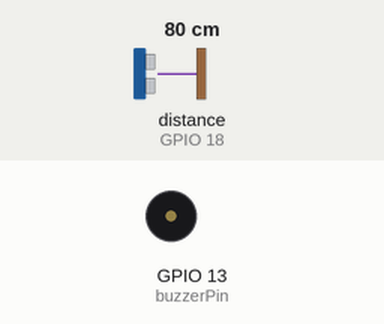
Recording of a sketch running on a simulated ESP32. Parts: buzzer (waves = sounding, pin HIGH). Wiring (inferred from the names in the program): ultrasonic range finder: trigger GPIO 5; echo GPIO 18. Inputs (shaded band) come from the test bench; at power-on: distance to the obstacle (sensor on GPIO 18) 80 cm. The echo pulse lasts 58.3 µs per cm; WiFi joins after 1.5 s; servers stay silent unless stated; pins used as bus, display or sensor lines are not drawn; what the sketch prints to the serial monitor is not drawn.

Above: at 2.7 s.
2.8 s: distance to the obstacle (sensor on GPIO 18) set to 34 cm
4.3 s: distance to the obstacle (sensor on GPIO 18) set to 27 cm
At 4.37 s:
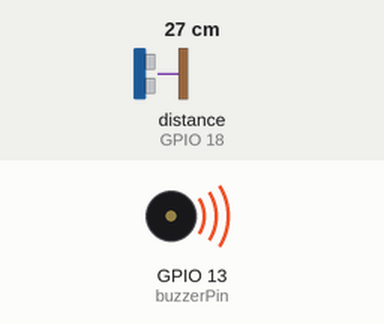
7.3 s: distance to the obstacle (sensor on GPIO 18) set to 35 cm
At 7.7 s:
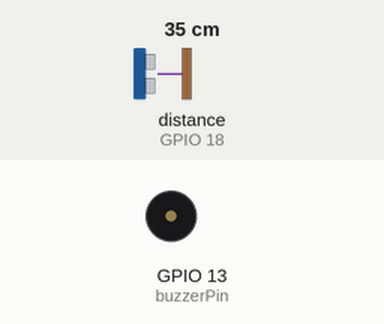
8.8 s: distance to the obstacle (sensor on GPIO 18) set to 2 cm
At 11.94 s:
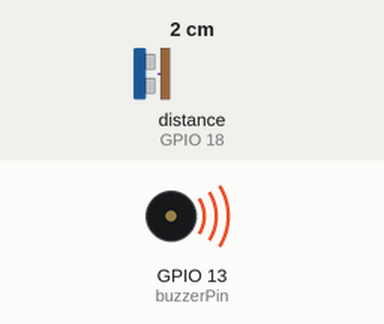
Timing chart, 0 to 12.8 s (numbered marks = the images above; inputs shaded):
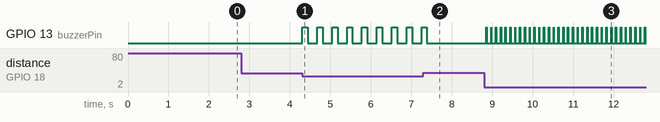

Measured:
- the behaviour switches between 31 and 30 cm on distance to the obstacle (sensor on GPIO 18) (found by bisection; images 0 and 1)
- after the input at 2.8 s, every drawn part: stays the same
- after the input at 4.3 s, GPIO 13 (buzzerPin): alternates HIGH for 0.13 s and LOW for 0.24 s, starting at once
- after the input at 7.3 s, GPIO 13 (buzzerPin): goes on until 7.4 s, then stays LOW
- after the input at 8.8 s, GPIO 13 (buzzerPin): alternates HIGH for 0.01 s and LOW for 0.11 s, starting after 0.05 s

The sketch:

esp32-proximity-monitor.ino
```cpp
#include <WiFi.h>      // Library to enable WiFi capabilities
#include <WebServer.h> // Library to handle HTTP requests and serve web pages

// 1. Network credentials and Static IP Configuration
const char* ssid = "Your_WiFi_name_here.";           // Your WiFi Name (SSID)
const char* password = "Your_wifi_password_here";   // Your WiFi Password


// 2. Hardware pin definitions for HC-SR04 Sensor
const int trigPin = 5;  // Pin to trigger the ultrasonic pulse
const int echoPin = 18; // Pin to receive the reflected echo
const int buzzerPin = 13; // Pin for the Active Buzzer

// 3. Global instances and variables
WebServer server(80);   // Create a web server object listening on port 80
float distanceCm = 0;   // Global variable to store the measured distance

// 4. Function to serve the Web Page (HTML)
void handleRoot() {
  String html = "<!DOCTYPE html><html>";
  html += "<head><meta charset='UTF-8'><meta http-equiv='refresh' content='1'>"; // Refresh every 1s
  html += "<title>Proximity Monitor</title>";
  html += "<style>body { font-family: Arial; text-align: center; background: #1a1a2e; color: white; padding: 50px; }";
  String distColor = (distanceCm > 0 && distanceCm < 20) ? "#ff4444" : "#00ff88";
  html += "h1 { color: #00d4ff; } .distance { font-size: 80px; font-weight: bold; color: " + distColor + "; }";
  html += ".unit { font-size: 30px; color: #aaaaaa; } </style></head>";
  html += "<body><h1>Proximity Monitor</h1>";
  html += "<div class='distance'>" + String(distanceCm, 1) + "</div>"; // Converts float to String
  html += "<div class='unit'>centimeters</div>";
  html += "</body></html>";

  server.send(200, "text/html", html); // Sends the HTML with an 'OK' (200) status
}

void setup() {
  // Initialize Serial Monitor for debugging
  Serial.begin(115200);

  // Configure hardware pins
  pinMode(trigPin, OUTPUT); // TRIG sends signal
  pinMode(echoPin, INPUT);  // ECHO receives signal

  pinMode(buzzerPin, OUTPUT); // Set buzzer as output

  // Start WiFi connection process
  WiFi.begin(ssid, password);
  while (WiFi.status() != WL_CONNECTED) {
    delay(500);
    Serial.print(".");
  }

  // Link the root URL ("/") to our handleRoot function
  server.on("/", handleRoot);

  // Start the server
  server.begin();
Serial.println("\nWiFi Connected! IP: ");
Serial.println(WiFi.localIP());

}

void loop() {
  // Keep the web server active to listen for clients
  server.handleClient();

  // Ultrasonic Sensor logic:
  // Step 1: Send a 10-microsecond pulse
  digitalWrite(trigPin, LOW);
  delayMicroseconds(2);
  digitalWrite(trigPin, HIGH);
  delayMicroseconds(10);
  digitalWrite(trigPin, LOW);

  // Step 2: Measure the time the pulse takes to return
  long duration = pulseIn(echoPin, HIGH);

  // Step 3: Calculate distance (speed of sound is 0.034 cm/us)
  distanceCm = duration * 0.034 / 2;

  // Step 4: Smart Beep Logic
if (distanceCm > 0 && distanceCm < 30) { // If object is closer than 30cm
  digitalWrite(buzzerPin, HIGH);        // Turn on sound
  delay(distanceCm * 5);                // Delay proportional to distance
  digitalWrite(buzzerPin, LOW);         // Turn off sound
  delay(distanceCm * 5);                // Wait before next beep
} else {
  digitalWrite(buzzerPin, LOW);         // Silence if far away
}

  delay(100); // Short pause to stabilize readings
}
```
